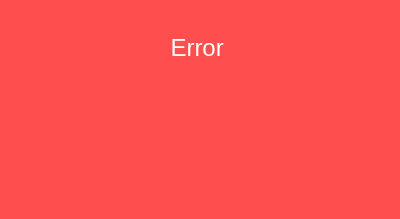
<?xml version="1.0" encoding="UTF-8"?>
<ui version="4.0">
 <class>Dialog</class>
 <widget class="QDialog" name="Dialog">
  <property name="geometry">
   <rect>
    <x>0</x>
    <y>0</y>
    <width>400</width>
    <height>219</height>
   </rect>
  </property>
  <property name="windowTitle">
   <string>Dialog</string>
  </property>
  <property name="styleSheet">
   <string notr="true">background-color:#ff4e4e;
color:white;</string>
  </property>
  <widget class="QTextEdit" name="su_aviso">
   <property name="geometry">
    <rect>
     <x>40</x>
     <y>30</y>
     <width>321</width>
     <height>151</height>
    </rect>
   </property>
   <property name="styleSheet">
    <string notr="true">border:none;</string>
   </property>
   <property name="html">
    <string>&lt;!DOCTYPE HTML PUBLIC &quot;-//W3C//DTD HTML 4.0//EN&quot; &quot;http://www.w3.org/TR/REC-html40/strict.dtd&quot;&gt;
&lt;html&gt;&lt;head&gt;&lt;meta name=&quot;qrichtext&quot; content=&quot;1&quot; /&gt;&lt;style type=&quot;text/css&quot;&gt;
p, li { white-space: pre-wrap; }
&lt;/style&gt;&lt;/head&gt;&lt;body style=&quot; font-family:'MS Shell Dlg 2'; font-size:8.25pt; font-weight:400; font-style:normal;&quot;&gt;
&lt;p align=&quot;center&quot; style=&quot; margin-top:0px; margin-bottom:0px; margin-left:0px; margin-right:0px; -qt-block-indent:0; text-indent:0px;&quot;&gt;&lt;span style=&quot; font-size:18pt;&quot;&gt;Error &lt;/span&gt;&lt;/p&gt;
&lt;p align=&quot;center&quot; style=&quot;-qt-paragraph-type:empty; margin-top:0px; margin-bottom:0px; margin-left:0px; margin-right:0px; -qt-block-indent:0; text-indent:0px; font-size:18pt;&quot;&gt;&lt;br /&gt;&lt;/p&gt;&lt;/body&gt;&lt;/html&gt;</string>
   </property>
  </widget>
 </widget>
 <resources/>
 <connections/>
</ui>
